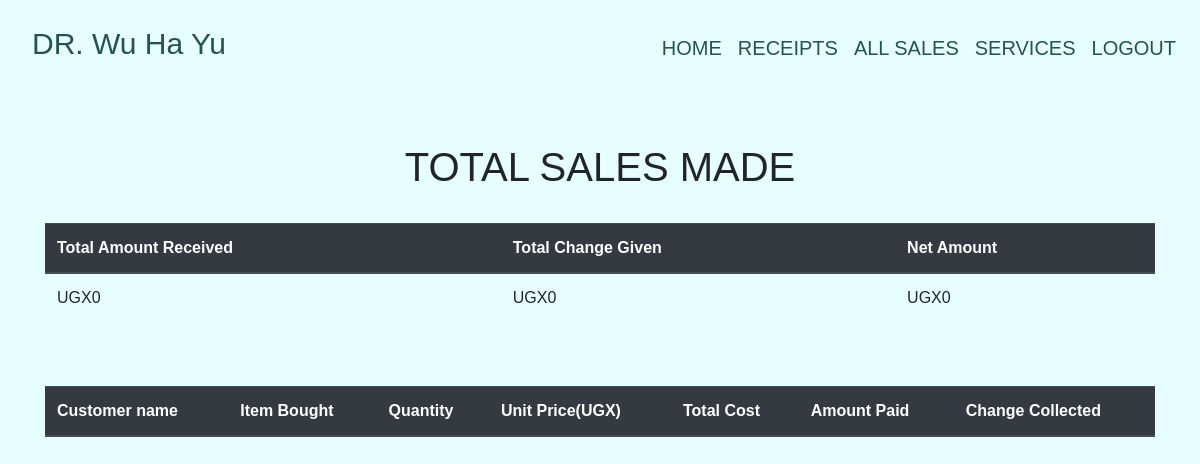
/all_sales/ (signed in), run on an earlier commit of the app's database.
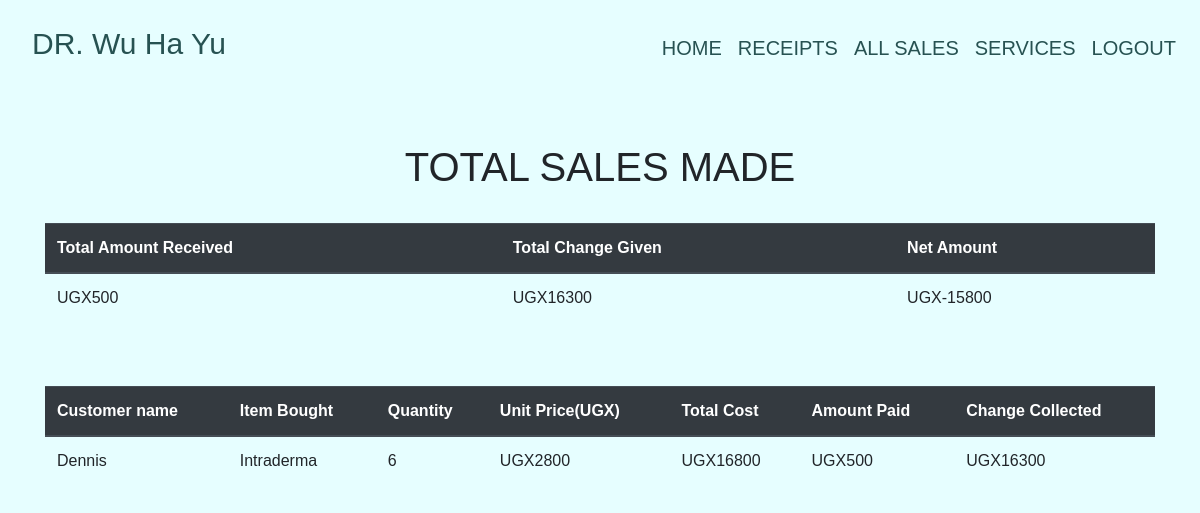
And on a later commit of the database.
### pharmacy/models.py (models this page shows, shortened)
class Sale(models.Model):
    item = models.ForeignKey( Product, on_delete = models.CASCADE)
    quantity = models.IntegerField(default = 0, null = False, blank = True)
    amount_received = models.IntegerField(default = 0, null = False, blank = True)
    issued_to = models.CharField(max_length=50, null = True, blank = True)
    unit_price = models.IntegerField(default = 0, null = False, blank = True)
    def get_total(self):
        total = self.quantity * self.item.unit_price
        return int(total)
    def get_change(self):
        change = self.get_total() - self.amount_received
        return abs(int(change))

class Product(models.Model):
    category_name = models.ForeignKey(Category, on_delete=models.CASCADE, null=True, blank = True)
    item_name = models.CharField(max_length =50, null = True, blank = True)
    total_quantity = models.IntegerField(default = 0, null = True, blank = True)
    issued_quantity = models.IntegerField(default = 0, null = True, blank = True)
    received_quantity = models.IntegerField(default = 0, null = True, blank = True)
    unit_price = models.IntegerField(default = 0, null = True, blank = True)
    manufacturer = models.CharField(max_length=50, null = True, blank = True)
    brand = models.CharField(max_length=50, null = True, blank = True)
    def __str__(self):
        return self.item_name

### pharmacy/views.py (the view)
# urls.py: path('all_sales/', views.all_sales, name='all_sales' ),
@login_required
def all_sales(request):
    sales = Sale.objects.all()
    total = sum([items.amount_received for items in sales])
    change = sum([items.get_change() for items in sales])
    net = total - change
    return render(request, 'products/all_sales.html', {
        'sales':sales,
        'total':total,
        'net':net,
        'change':change,
    })

### templates/products/all_sales.html
{% extends 'products/base.html' %}
{% block content %}
<br></br>
<div class = "container">
<h1 class = "text-center">TOTAL SALES MADE</h1><br>
  <table class="table">
    <thead class="thead-dark">
      <tr>
        <th scope="col">Total Amount Received</th>
        <th scope="col">Total Change Given</th>
        <th scope="col">Net Amount</th>
      </tr>
    </thead>
    <tbody>
      <tr>
        <td>UGX{{total}}</td>
        <td>UGX{{change}}</td>
        <td>UGX{{net}}</td>
      </tr>
    </tbody>
  </table>
</div>
<br></br>
<div class = "container">
  <table class="table">
    <thead class="thead-dark">
      <tr>
        <th scope="col">Customer name</th>
        <th scope="col">Item Bought</th>
        <th scope="col">Quantity</th>
        <th scope="col">Unit Price(UGX)</th>
        <th scope="col">Total Cost</th>
        <th scope="col">Amount Paid</th>
        <th scope="col">Change Collected</th>
      </tr>
    </thead>
    {% for sale in sales %}
    <tbody>
      <tr>
        <td>{{sale.issued_to | title}}</td>
        <td>{{sale.item | title}}</td>
        <td>{{sale.quantity}}</td>
        <td>UGX{{sale.unit_price}}</td>
        <td>UGX{{sale.get_total}}</td>
        <td>UGX{{sale.amount_received}}</td>
        <td>UGX{{sale.get_change}}</td>
      </tr>
    </tbody>
    {% endfor %}
  </table>
</div>
{% endblock %}

What changed in the data, as far as the page shows it:
added Sale: issued_to "Dennis", item "Intraderma", quantity "6", unit_price "2800", get_total "16800", amount_received "500", get_change "16300"
Also different on the page:
{{ total }}: "0" → "500"
{{ change }}: "0" → "16300"
{{ net }}: "0" → "-15800"
